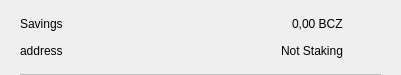
<?xml version="1.0" encoding="UTF-8"?>
<ui version="4.0">
 <class>CSRow</class>
 <widget class="QWidget" name="CSRow">
  <property name="geometry">
   <rect>
    <x>0</x>
    <y>0</y>
    <width>401</width>
    <height>75</height>
   </rect>
  </property>
  <property name="windowTitle">
   <string>Form</string>
  </property>
  <layout class="QVBoxLayout" name="verticalLayout">
   <property name="spacing">
    <number>0</number>
   </property>
   <property name="leftMargin">
    <number>20</number>
   </property>
   <property name="topMargin">
    <number>10</number>
   </property>
   <property name="rightMargin">
    <number>20</number>
   </property>
   <property name="bottomMargin">
    <number>0</number>
   </property>
   <item>
    <widget class="QWidget" name="info" native="true">
     <property name="minimumSize">
      <size>
       <width>0</width>
       <height>0</height>
      </size>
     </property>
     <layout class="QHBoxLayout" name="horizontalLayout_3">
      <property name="leftMargin">
       <number>0</number>
      </property>
      <property name="topMargin">
       <number>0</number>
      </property>
      <property name="rightMargin">
       <number>0</number>
      </property>
      <property name="bottomMargin">
       <number>10</number>
      </property>
      <item>
       <widget class="QWidget" name="container" native="true">
        <property name="minimumSize">
         <size>
          <width>0</width>
          <height>0</height>
         </size>
        </property>
        <layout class="QVBoxLayout" name="verticalLayout_2">
         <property name="spacing">
          <number>0</number>
         </property>
         <property name="leftMargin">
          <number>0</number>
         </property>
         <property name="topMargin">
          <number>0</number>
         </property>
         <property name="rightMargin">
          <number>0</number>
         </property>
         <property name="bottomMargin">
          <number>0</number>
         </property>
         <item>
          <layout class="QHBoxLayout" name="horizontalLayout">
           <item>
            <widget class="QLabel" name="labelName">
             <property name="toolTip">
              <string notr="true"/>
             </property>
             <property name="text">
              <string>Savings</string>
             </property>
            </widget>
           </item>
           <item>
            <spacer name="horizontalSpacer">
             <property name="orientation">
              <enum>Qt::Horizontal</enum>
             </property>
             <property name="sizeHint" stdset="0">
              <size>
               <width>40</width>
               <height>20</height>
              </size>
             </property>
            </spacer>
           </item>
           <item>
            <widget class="QLabel" name="labelAmount">
             <property name="text">
              <string>0,00 BCZ</string>
             </property>
            </widget>
           </item>
          </layout>
         </item>
         <item>
          <layout class="QHBoxLayout" name="horizontalLayout_2">
           <item>
            <widget class="QLabel" name="labelAddress">
             <property name="toolTip">
              <string notr="true"/>
             </property>
             <property name="text">
              <string>address</string>
             </property>
            </widget>
           </item>
           <item>
            <spacer name="horizontalSpacer_2">
             <property name="orientation">
              <enum>Qt::Horizontal</enum>
             </property>
             <property name="sizeHint" stdset="0">
              <size>
               <width>40</width>
               <height>20</height>
              </size>
             </property>
            </spacer>
           </item>
           <item>
            <widget class="QLabel" name="labelStaking">
             <property name="text">
              <string>Not Staking</string>
             </property>
            </widget>
           </item>
          </layout>
         </item>
        </layout>
       </widget>
      </item>
      <item alignment="Qt::AlignHCenter|Qt::AlignVCenter">
       <widget class="QPushButton" name="pushButtonMenu">
        <property name="minimumSize">
         <size>
          <width>24</width>
          <height>24</height>
         </size>
        </property>
        <property name="maximumSize">
         <size>
          <width>32</width>
          <height>32</height>
         </size>
        </property>
        <property name="focusPolicy">
         <enum>Qt::NoFocus</enum>
        </property>
        <property name="styleSheet">
         <string notr="true">border:none; background-color:transparent;</string>
        </property>
        <property name="text">
         <string/>
        </property>
        <property name="icon">
         <iconset>
          <normaloff>://ic-menu-hover</normaloff>://ic-menu-hover</iconset>
        </property>
        <property name="iconSize">
         <size>
          <width>24</width>
          <height>24</height>
         </size>
        </property>
       </widget>
      </item>
     </layout>
    </widget>
   </item>
   <item>
    <widget class="QLabel" name="lblDivisory">
     <property name="minimumSize">
      <size>
       <width>0</width>
       <height>1</height>
      </size>
     </property>
     <property name="maximumSize">
      <size>
       <width>16777215</width>
       <height>1</height>
      </size>
     </property>
     <property name="styleSheet">
      <string notr="true">background-color:#bababa;</string>
     </property>
     <property name="text">
      <string/>
     </property>
     <property name="alignment">
      <set>Qt::AlignBottom|Qt::AlignLeading|Qt::AlignLeft</set>
     </property>
    </widget>
   </item>
  </layout>
 </widget>
 <resources/>
 <connections/>
</ui>
